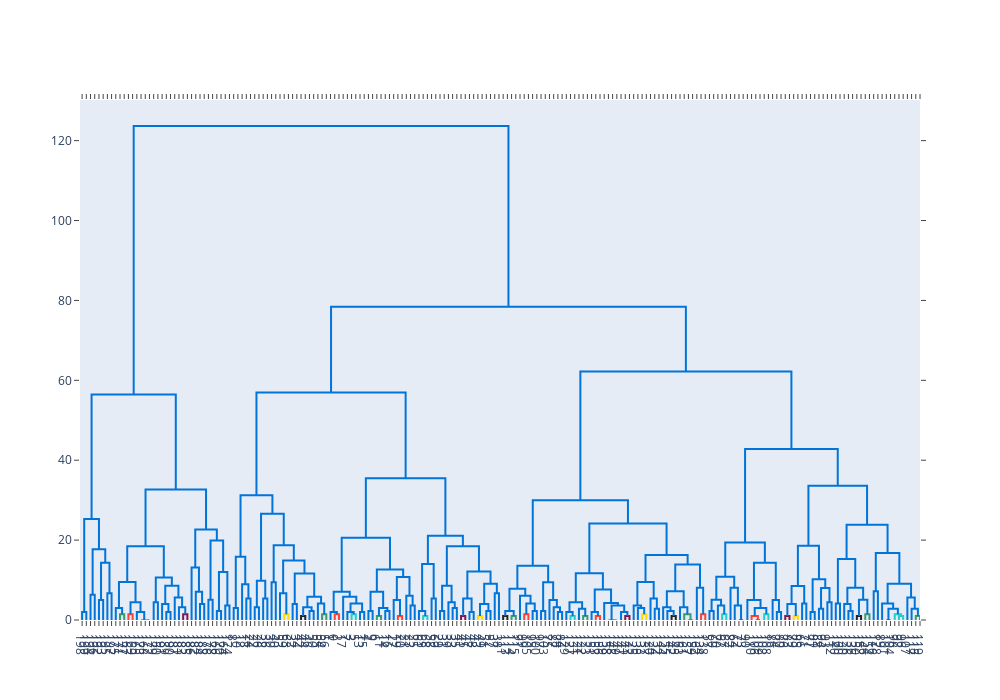

This figure's notebook cell:
### Code cell
import plotly.figure_factory as ff
fig = ff.create_dendrogram(X, color_threshold=1.5)
fig.update_layout(width=1000, height=700)
fig.show()
